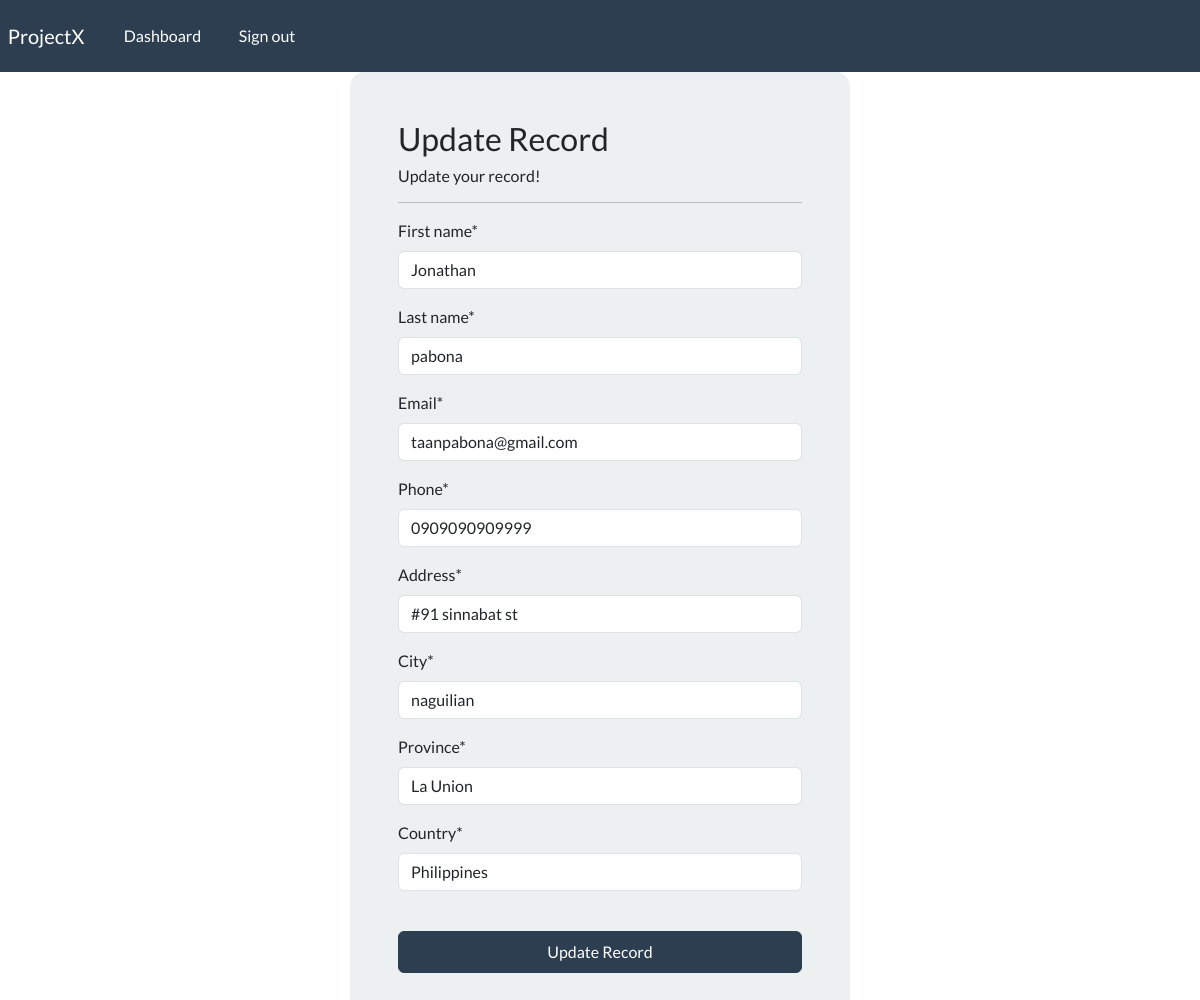
Page /update-record/2 (signed in) on the committed database.
### webapp/models.py (models this page shows, shortened)
class Record(models.Model):
    creation_date = models.DateTimeField(auto_now_add=True)
    first_name = models.CharField(max_length=255)
    last_name = models.CharField(max_length=50)
    email = models.CharField(max_length=50)
    phone = models.CharField(max_length=20)
    address = models.CharField(max_length=50)
    city = models.CharField(max_length=50)
    province = models.CharField(max_length=50)
    country = models.CharField(max_length=50)

### webapp/views.py (the view)
# urls.py: path('update-record/<int:pk>', views.update_record, name="update-record"),
@login_required(login_url='login')
def update_record(request, pk):
    record = Record.objects.get(id=pk)
    form = UpdateRecordForm(instance=record)
    if request.method == 'POST':
        form = UpdateRecordForm(request.POST, instance=record)
        if form.is_valid():
            form.save()
            return redirect('dashboard')
    context = {'form':form}
    return render(request, 'webapp/update-record.html', context=context)

### webapp/forms.py
class UpdateRecordForm(forms.ModelForm):
    class Meta:
        model = Record
        fields = ['first_name', 'last_name', 'email', 'phone', 'address', 'city', 'province', 'country' ]

### webapp/templates/webapp/update-record.html (shortened to what this page needs)
{% extends 'webapp/base.html' %}
{% load crispy_forms_tags %}
{% block content %}
    <body>
        <div class="container bg-light shadow-md p-5 form-layout">
            <h3>Update Record</h3>
            <h6>Update your record!</h6>
            <hr>
            <form action="" method="POST" autocomplete="off">
                {{form|crispy}}
                <br>
                <button type="submit" class="btn btn-primary w-100 btn-block p-2">Update Record</button>
            </form>
        </div>
    </body>
{% endblock %}

### crm/static/css/style.css (style rules this page uses)
.form-layout { border-radius: 15px; width: 500px; }

### rows in the picture
Record: first_name "Jonathan", last_name "pabona", email "taanpabona@gmail.com", phone "0909090909999", address "#91 sinnabat st", city "naguilian", province "La Union", country "Philippines"
